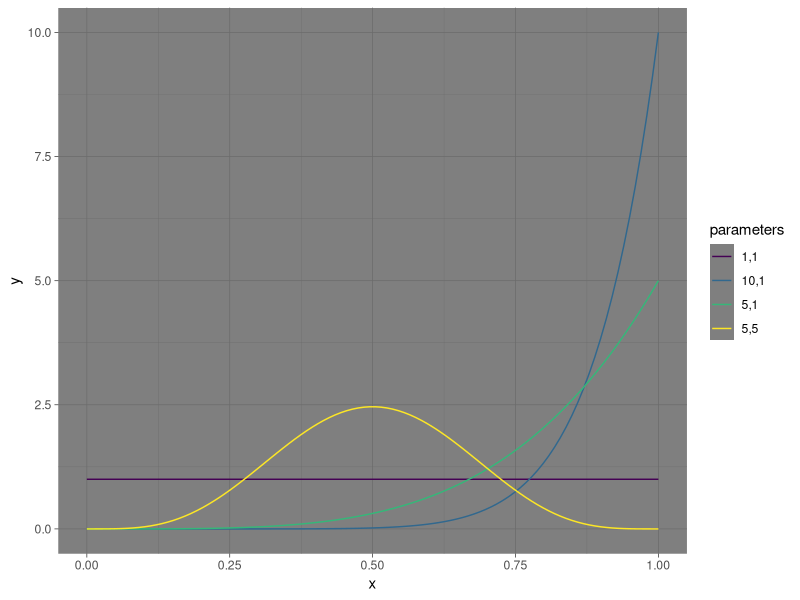
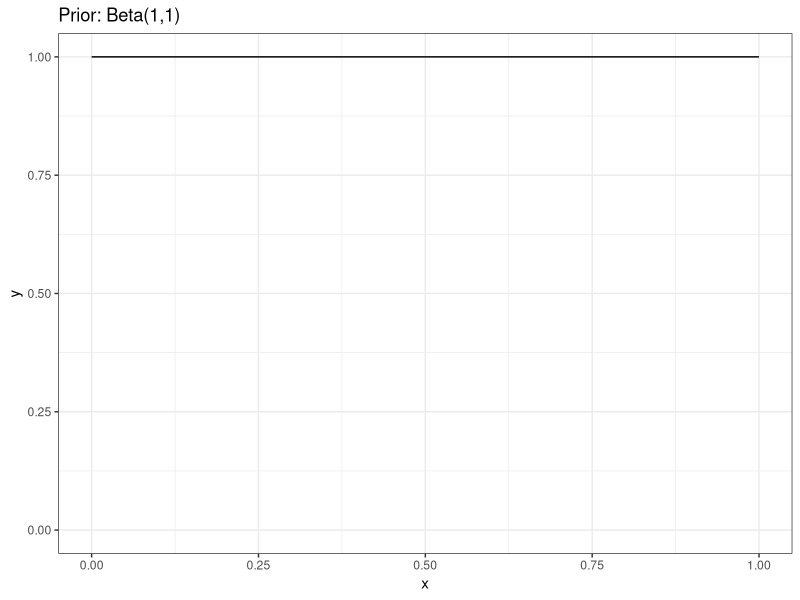
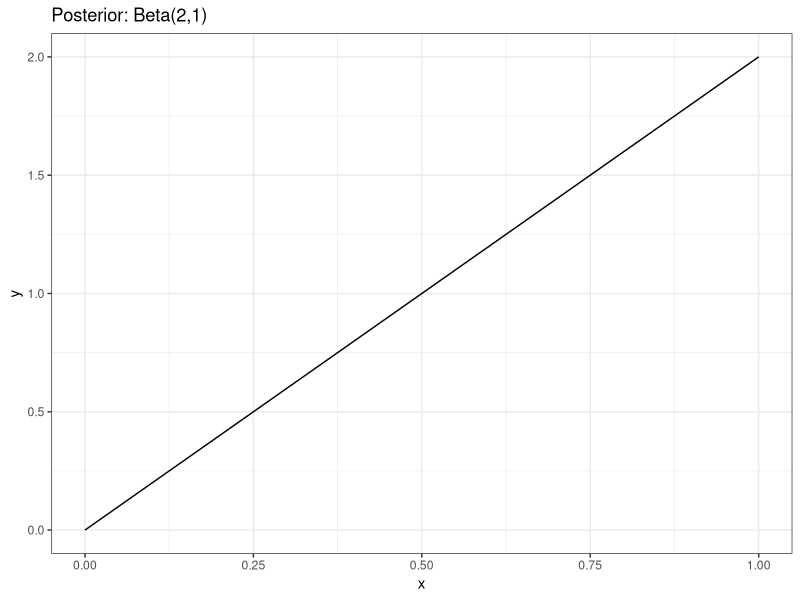
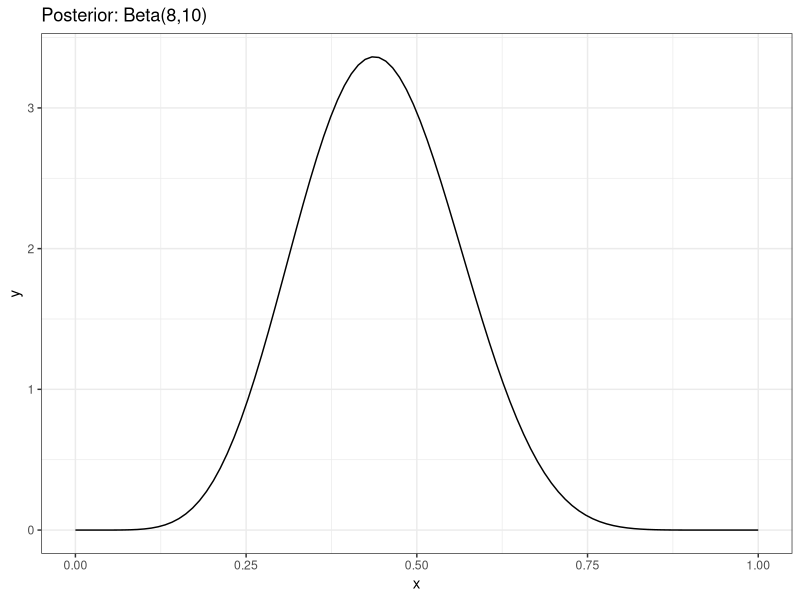

Source code (R) for these figures, in order:
## ---- chunk 1
#| message: false
library(tidyverse)
library(viridis)
num <- 100
x <- seq(0,1, length.out = num)

tibble(y = c(dbeta(x, 10, 1), dbeta(x, 5, 1), dbeta(x, 5, 5), dbeta(x, 1, 1)),
       x = rep(x, 4),
       parameters = c(rep('10,1', num), rep('5,1', num), rep('5,5', num), rep('1,1', num))) |>
  ggplot(aes(y=y, x=x, color = parameters)) +
  geom_line() +
  theme_dark() +
  scale_color_viridis(discrete=TRUE) 
## ---- chunk 2
num <- 100
x <- seq(0,1, length.out = num)

tibble(y = dbeta(x, 1, 1),
       x = x) |>
  ggplot(aes(y=y, x=x)) +
  geom_line() +
  theme_bw() +
  scale_color_viridis(discrete=TRUE) +
  ylim(0,1) +
  ggtitle('Prior: Beta(1,1)')
## ---- chunk 3
num <- 100
x <- seq(0,1, length.out = num)

tibble(y = dbeta(x, 2, 1),
       x = x) |>
  ggplot(aes(y=y, x=x)) +
  geom_line() +
  theme_bw() +
  scale_color_viridis(discrete=TRUE) +
  ggtitle('Posterior: Beta(2,1)')
## ---- chunk 4
num <- 100
x <- seq(0,1, length.out = num)

tibble(y = dbeta(x, 8, 10),
       x = x) |>
  ggplot(aes(y=y, x=x)) +
  geom_line() +
  theme_bw() +
  scale_color_viridis(discrete=TRUE) +
  ggtitle('Posterior: Beta(8,10)')
